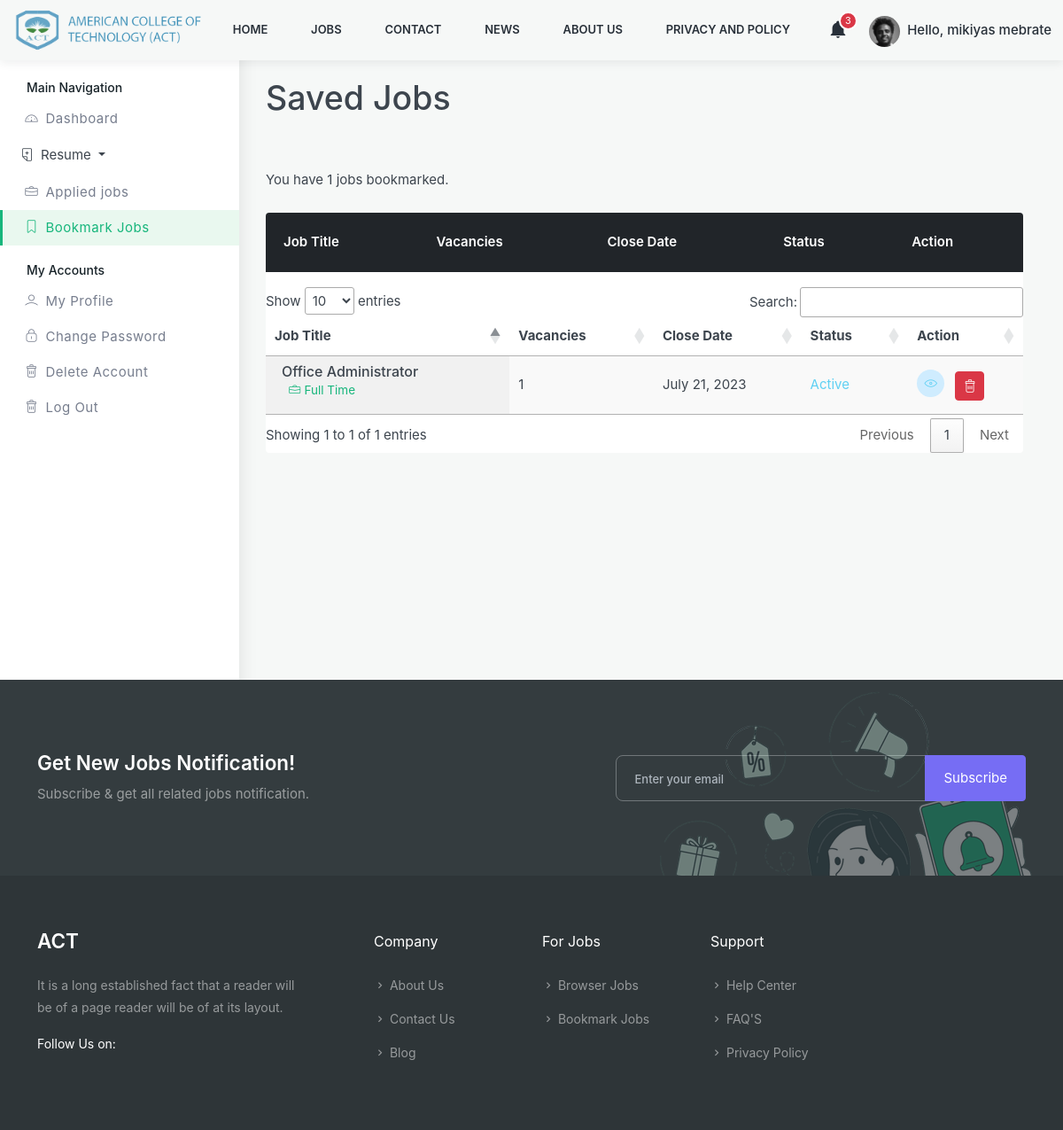
Page /user-bookmark/ (signed in) on the earlier database version.
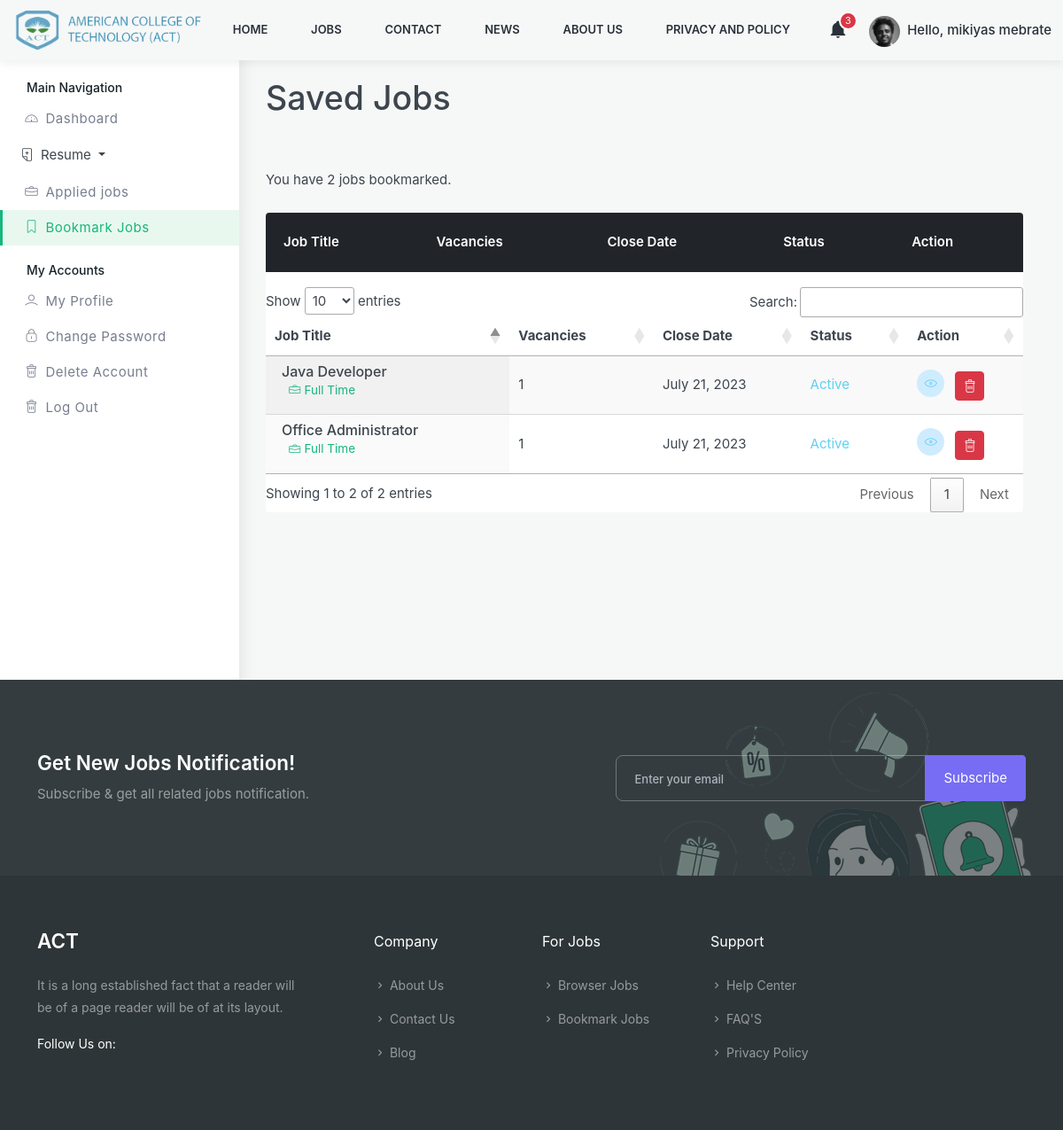
Same page on the later database version.
### Recruitment_System/models.py (models this page shows, shortened)
class Bookmarks(models.Model):
    user = models.ForeignKey(CustomUser, on_delete=models.CASCADE)
    job = models.ForeignKey('Job_Posting', on_delete=models.CASCADE)
    slug = models.SlugField(unique=True,blank=True,  max_length=200)

class Job_Posting(models.Model):
    title = models.CharField(max_length=50)
    sector = models.ForeignKey(Sector, on_delete=models.SET_NULL, null=True)  # Related With Sector
    description = FroalaField()
    vacancies = models.IntegerField()
    experience = models.CharField(max_length=20)
    skills = models.ManyToManyField(Skill)
    location = models.CharField(max_length=200)
    salary_range_start = models.FloatField()
    salary_range_final = models.FloatField()
    type = models.CharField( choices=job_type, max_length=30)
    job_status = models.BooleanField(default=False)
    date_posted = models.DateTimeField(auto_now_add=True)
    date_closed = models.DateField()
    slug = models.SlugField(unique=True,  max_length=200, blank=True)
    class Meta:
        ordering = ['-date_posted','-date_closed']

### Recruitment_System/views.py (the view)
# urls.py: path('user-bookmark/', views.user_bookmark, name='user-bookmark'),
@login_required
def user_bookmark(request):
    bookmarks = Bookmarks.objects.filter(user = request.user)
    context = {
        'bookmarks' : bookmarks
    }
    return render(request, 'RMS/user/dashboard-saved-jobs.html', context)

### Recruitment_System/templates/RMS/user/dashboard-saved-jobs.html (shortened to what the changed rows need)
{% load static %}
<!DOCTYPE html>
<html lang="en">
  <head>
    <link href="{% static 'assets/css/styles.css' %}" rel="stylesheet" />
    <link rel="stylesheet" href="https://cdn.datatables.net/1.13.5/css/jquery.dataTables.min.css" />
    {% include 'include/head.html' %}
  </head>
  <body>
    <div id="main-wrapper">
      <div class="dashboard-wrap bg-light">
        <div class="dashboard-content">
          <div class="dashboard-tlbar d-block mb-5">
            <div class="row">
              <div class="colxl-12 col-lg-12 col-md-12">
                <h1 class="ft-medium">Saved Jobs</h1>
              </div>
            </div>
          </div>
          <div class="dashboard-widg-bar d-block mb-5">
            <div class="row">
              <div class="col-xl-12 col-md-12 col-sm-12">
                <div class="cl-justify">
                  <div class="cl-justify-first">
                    <p class="m-0 p-0 ft-sm">
                      You have {{bookmarks.filter.all.count}} jobs bookmarked.
                    </p>
                  </div>
                </div>
              </div>
              <div class="col-xl-12 col-lg-12 col-md-12">
                <div class="mb-4 tbl-lg rounded overflow-hidden">
                  <div class="table-responsive bg-white">
                    <table class="table">
                      <thead class="thead-dark">
                        <tr>
                          <th scope="col">Job Title</th>
                          <th scope="col">Vacancies</th>
                          <th scope="col">Close Date</th>
                          <th scope="col">Status</th>
                          <th scope="col">Action</th>
                        </tr>
                      </thead>
                      <tbody>
                        <table id="example" class="display " style="width:100%">
                          <thead>
                              <tr>
                                  <th>Job Title</th>
                                  <th>Vacancies</th>
                                  <th>Close Date</th>
                                  <th>Status</th>
                                  <th>Action</th>
                              </tr>
                          </thead>
                          <tbody class="bg-white">
                            {% for book in bookmarks %}
                            <tr class="bg-white">
                              <td class="bg-white">
                                <div class="cats-box rounded d-flex align-items-center">
                                  <div class="cats-box-caption px-2">
                                    <h4 class="fs-md mb-0 ft-medium">
                                      {{book.job.title}}
                                    </h4>
                                    <div class="d-block mb-2 position-relative">
                                      <span class="muted medium ms-2 theme-cl"><i class="lni lni-briefcase me-1"></i>{{book.job.get_type_display}}</span>
                                    </div>
                                  </div>
                                </div>
                              </td>
                              <td>
                                <span>{{ book.job.vacancies}}</span>
                              </td>
                              <td>
                                <span>{{ book.job.date_closed }}</span>
                              </td>
                              <td><span class="text-info">{%if book.job.job_status%}Active{% else%} Closed {% endif%}</span></td>
                              <td>
                                <div class="dash-action">
                                  <a
                                    href="{% url 'Job-detail' book.job.slug %}"
                                    class="p-2 circle text-info bg-light-info d-inline-flex align-items-center justify-content-center me-1"
                                    ><i class="lni lni-eye"></i
                                  ></a>
                                  <a href="{% url 'user-delete-bookmark' book.job.slug%}"
                                    class="btn p-2 circle  btn-danger d-inline-flex align-items-center justify-content-center ms-1"
                                    ><i class="lni lni-trash-can"></i
                                  ></a>
                                </div>
                              </td>
                            </tr>
                            {% endfor %}
                          </tbody>
                      </table>
                      </tbody>
                    </table>
                  </div>
                </div>
              </div>
            </div>
          </div>
        </div>
      </div>
    </div>
  </body>
</html>

Differences in the rows shown:
added Bookmarks: job "Java Developer", job.type "Full Time", job.vacancies "1", job.date_closed "July 21, 2023", shows "Active"
Other differences:
{{ bookmarks.filter.all.count }}: "1" → "2"
text written by a page script: "Show entries Search: Showing 1 to 1 of 1 entries Previous 1 Next" → "Show entries Search: Showing 1 to 2 of 2 entries Previous 1 Next"
